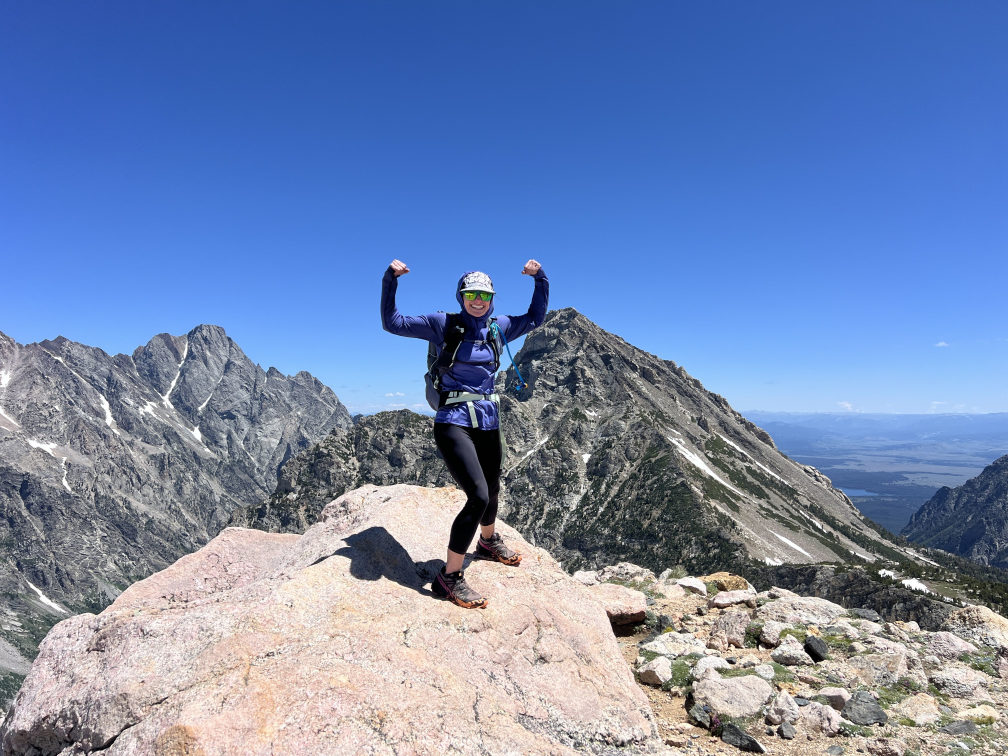
#> input picture ParkAtlas/content/instagram/raw/tetons/IMG_9736.JPG, 4032 x 3024 px (shown at 1/4 size); its folder holds 8 pictures in this run
$ python build-tetons-post.py
#> lines starting #> are read from the running program, lines starting #| are printed output that depends on the picture
#!/usr/bin/env python3
"""Instagram carousel (10 slides, 1080x1350): Grand Teton trip, July 2025. Photo-first — minimal text.
Usage: python3 content/build-tetons-post.py  → content/instagram/tetons-01.png … tetons-10.png + tetons-caption.txt
Photos: content/instagram/raw/tetons/
"""
from pathlib import Path

from PIL import Image, ImageDraw, ImageFont, ImageOps

ROOT = Path(__file__).resolve().parent.parent
RAW = ROOT / "content" / "instagram" / "raw" / "tetons"
OUT = ROOT / "content" / "instagram"
W, H = 1080, 1350
MINT = (212, 245, 221)
WHITE = (255, 255, 255)
SERIF = "/System/Library/Fonts/Supplemental/Georgia Bold.ttf"
SANS = "/System/Library/Fonts/Supplemental/Arial Bold.ttf"
SANS_REG = "/System/Library/Fonts/Supplemental/Arial.ttf"
LOGO = ROOT / "assets" / "images" / "parkatlas-logo.png"


def font(path: str, size: int) -> ImageFont.FreeTypeFont:
    return ImageFont.truetype(path, size)


def load(name: str) -> Image.Image:
    return ImageOps.exif_transpose(Image.open(RAW / name)).convert("RGB")


def shade(bottom_alpha: int, start_frac: float) -> Image.Image:
    """Soft black gradient so small text reads on any photo — no colored banner."""
    g = Image.new("L", (1, H))
    for y in range(H):
        t = max(0.0, (y / H - start_frac) / (1 - start_frac))
        g.putpixel((0, y), int(bottom_alpha * t))
    layer = Image.new("RGBA", (W, H), (0, 0, 0, 0))
    layer.putalpha(g.resize((W, H)))
    return layer


def canvas(name: str, centering=(0.5, 0.5)) -> Image.Image:
    """Fill the 4:5 frame; `centering` picks which part of a wide shot survives the crop."""
    return ImageOps.fit(load(name), (W, H), Image.LANCZOS, centering=centering).convert("RGBA")


def shadow_text(d: ImageDraw.ImageDraw, xy, text, f, fill) -> None:
    x, y = xy
    d.text((x + 3, y + 3), text, font=f, fill=(0, 0, 0, 170))
    d.text((x, y), text, font=f, fill=fill)


def wrap(d: ImageDraw.ImageDraw, text: str, f: ImageFont.FreeTypeFont, max_w: int) -> list[str]:
    lines, cur = [], ""
    for w in text.split():
        t = (cur + " " + w).strip()
        if d.textlength(t, font=f) <= max_w:
            cur = t
        else:
            lines.append(cur)
            cur = w
    if cur:
        lines.append(cur)
    return lines


def logo_mark(img: Image.Image) -> None:
    logo = Image.open(LOGO).convert("RGBA")
    logo = logo.resize((40, int(40 * logo.height / logo.width)))
    tile = Image.new("RGBA", (56, 56), (0, 0, 0, 0))
    ImageDraw.Draw(tile).rounded_rectangle((0, 0, 56, 56), radius=14, fill=WHITE + (255,))
    tile.alpha_composite(logo, ((56 - logo.width) // 2, (56 - logo.height) // 2))
    img.alpha_composite(tile, (W - 72 - 56, H - 72 - 56))


TOTAL = 8


def slide(name: str, n: int, *, header: str = "", caption: str = "", big: list[str] | None = None,
          centering=(0.5, 0.5), mark: bool = False) -> Image.Image:
    im = canvas(name, centering)
#> in load, returned value is the input picture: PIL image 4032x3024 RGB; mean R, G, B 114.2, 135.4, 177.4
#> in canvas, `return ImageOps.fit(load(name), (W, H), Image.LANCZOS, centering=cente..`:
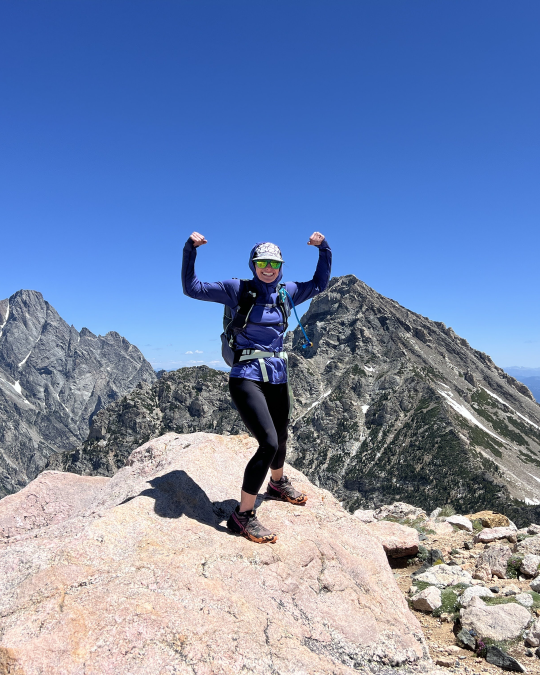
#> returned value: PIL image 1080x1350 RGBA (shown at 1/2 size); mean R, G, B, A 116.8, 135.8, 174.5, 255
    if header or caption or big:
        im.alpha_composite(shade(190, 0.55))
#> in shade, `layer = Image.new("RGBA", (W, H), (0, 0, 0, 0))`: layer: PIL image 1080x1350 RGBA; every value is 0
#> in shade, `layer.putalpha(g.resize((W, H)))`:
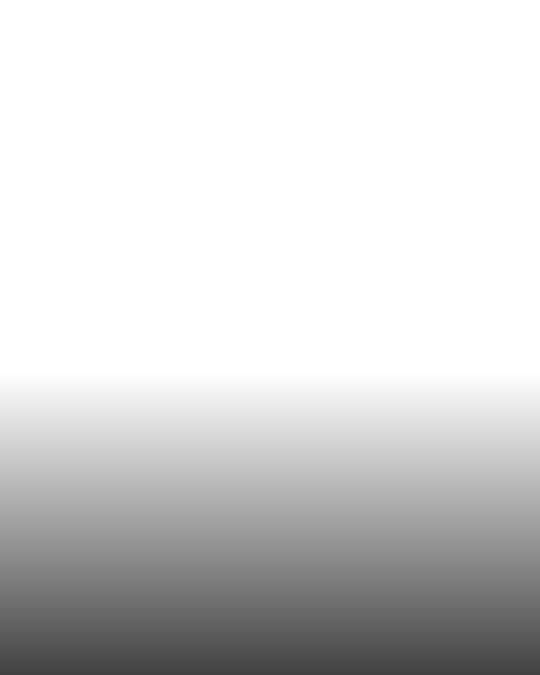
#> layer: PIL image 1080x1350 RGBA (shown at 1/2 size); mean R, G, B, A 0, 0, 0, 42.5; transparent parts drawn white
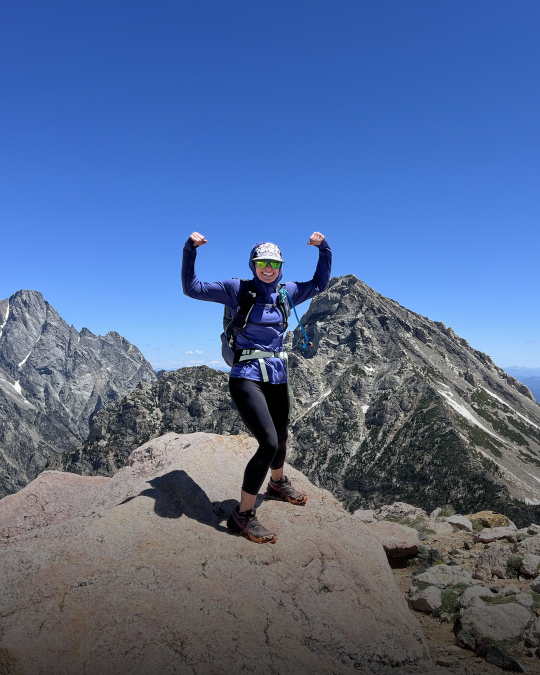
#> im: PIL image 1080x1350 RGBA (shown at 1/2 size); mean R, G, B, A 84.7, 106.1, 146.2, 255
    d = ImageDraw.Draw(im)
    y = H - 80
    if caption:
        f = font(SANS_REG, 44)
        for ln in reversed(wrap(d, caption, f, W - 144)):
#> in wrap, `lines, cur = [], ""`: cur = ''
            y -= 56
            shadow_text(d, (72, y), ln, f, WHITE)
#> this loop made 2 passes
#> after the loop, y = 1158
    if big:
        f = font(SERIF, 88)
        y -= 12
#> y = 1146
        for ln in reversed(big):
            y -= 100
            shadow_text(d, (72, y), ln, f, WHITE)
#> this loop made 2 passes
#> after the loop, y = 946
    if header:
        y -= 56
#> y = 890
        shadow_text(d, (72, y), header, font(SANS, 32), MINT)
    if mark:
        logo_mark(im)
    return im


slides = [
#> (the run stopped early here; a loop or call above may not have finished)
